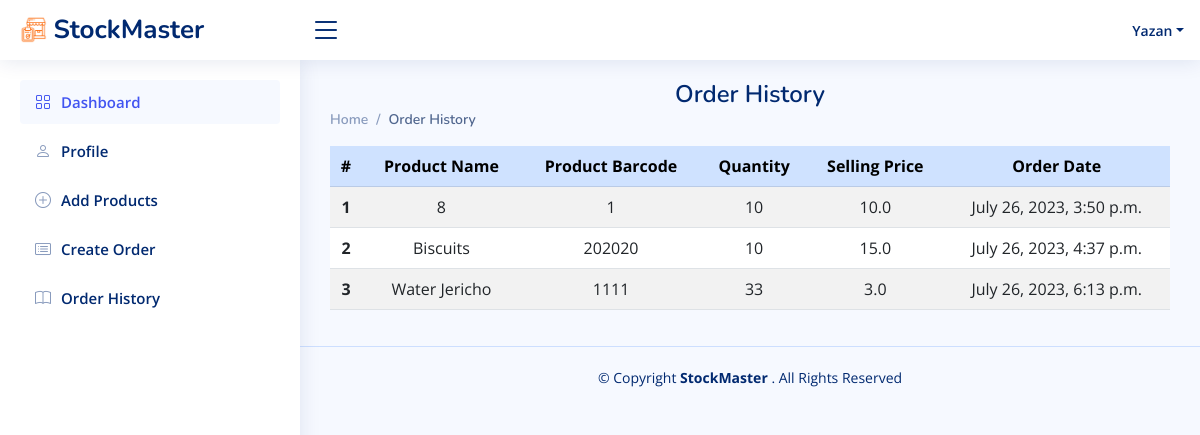
Page /display_orders_page (signed in) on the committed database.
### StockMaster_app/models.py (models this page shows, shortened)
class User(models.Model):
    f_name = models.CharField(max_length=255)
    l_name = models.CharField(max_length=255)
    s_name = models.CharField(max_length=255)
    email = models.CharField(max_length=255)
    password = models.CharField(max_length=255)
    created_at = models.DateTimeField(auto_now_add=True)
    updated_at = models.DateTimeField(auto_now=True)
    objects = UserManager()

class Order(models.Model):
    p_price = models.FloatField()
    qty_sell = models.IntegerField()
    products = models.CharField(max_length=255)
    p_barcode = models.IntegerField()
    created_at = models.DateTimeField(auto_now_add=True)
    updated_at = models.DateTimeField(auto_now=True)
    user = models.ForeignKey(User,related_name='orders',on_delete=models.CASCADE)

### StockMaster_app/views.py (the view)
# urls.py: path('display_orders_page', views.display_orders_page, name="display_orders_page"),
def display_orders_page(request):
    user = check_session(request)
    if user:
        orders=Order.objects.filter(user=user)
    context = {
        'orders' : orders,
        'user' : user,
    }
    return render(request,'display_orders_page.html',context)

### StockMaster_app/views.py (called while the page is built)
def check_session(request):
    if request.session.has_key('user') == True:
        user_session = User.objects.get(id=request.session['user'])
    else:
        user_session = False
    return user_session

### StockMaster_app/templates/display_orders_page.html (shortened to what this page needs)
{% load static %}
<!DOCTYPE html>
<html lang="en">
    <head>
        <link rel="stylesheet" href="{% static 'vendor/bootstrap/css/bootstrap.min.css' %}">
        <link rel="stylesheet" href="{% static 'vendor/bootstrap-icons/bootstrap-icons.css' %}">
        <link rel="stylesheet" href="{% static 'vendor/boxicons/css/boxicons.min.css' %}">
        <link rel="stylesheet" href="{% static 'vendor/quill/quill.snow.css' %}">
        <link rel="stylesheet" href="{% static 'vendor/quill/quill.bubble.css' %}">
        <link rel="stylesheet" href="{% static 'vendor/remixicon/remixicon.css' %}">
        <link rel="stylesheet" href="{% static 'vendor/simple-datatables/style.css' %}">
        <link rel="stylesheet" href="{% static 'style.css' %}">
    </head>
    <body>
        <header id="header" class="header fixed-top d-flex align-items-center">
            <div class="d-flex align-items-center justify-content-between">
                <a href="{% url 'SM_app:homepage' %}" class="logo d-flex align-items-center">
                    <img src="{% static 'img/logo.png' %}" alt="">
                    <span class="d-none d-lg-block">StockMaster</span>
                </a>
                <i class="bi bi-list toggle-sidebar-btn"></i>
            </div>
            <nav class="header-nav ms-auto">
                <ul class="d-flex align-items-center">
                <li class="nav-item dropdown pe-3">
                    <a class="nav-link nav-profile d-flex align-items-center pe-0" href="#" data-bs-toggle="dropdown">
                        <span class="d-none d-md-block dropdown-toggle ps-2">{{user.f_name}}</span>
                    </a>
                </li>
            </ul>
        </nav>
    </header>
    {% if user %}
    <aside id="sidebar" class="sidebar">
        <ul class="sidebar-nav" id="sidebar-nav">
            <li class="nav-item">
                <a class="nav-link " href="/dashboard">
                    <i class="bi bi-grid"></i>
                    <span>Dashboard</span>
                </a>
            </li>
            <li class="nav-item">
                <a class="nav-link collapsed" href="#">
                    <i class="bi bi-person"></i>
                    <span>Profile</span>
                </a>
            </li>
            <li class="nav-item">
                <a class="nav-link collapsed" href="/display_products">
                    <i class="bi bi-plus-circle"></i>
                    <span>Add Products</span>
                </a>
            </li>
            <li class="nav-item">
                <a class="nav-link collapsed" href="/order_page">
                    <i class="bi bi-card-list"></i>
                    <span>Create Order</span>
                </a>
            </li>
            <li class="nav-item">
                <a class="nav-link collapsed" href="{% url 'SM_app:display_orders_page' %}">
                    <i class="bi bi-book"></i>
                    <span>Order History</span>
                </a>
            </li>
        </ul>
    </aside>
    <main id="main" class="main">
        <div class="pagetitle">
            <h1>Order History</h1>
            <nav>
                <ol class="breadcrumb">
                    <li class="breadcrumb-item">
                        <a href="/dashboard">Home</a>
                    </li>
                    <li class="breadcrumb-item active">Order History</li>
                </ol>
            </nav>
        </div>
        <section class="section dashboard">
            <table class="table table-hover table-striped text-center">
                <thead>
                    <tr class="table-primary ">
                        <th scope="col">#</th>
                        <th scope="col">Product Name</th>
                        <th scope="col">Product Barcode</th>
                        <th scope="col">Quantity</th>
                        <th scope="col">Selling Price</th>
                        <th scope="col">Order Date</th>
                    </tr>
                </thead>
                <tbody>
                    {% for order in orders %}
                    <tr>
                        <th scope="row">{{ forloop.counter }}</th>
                        <td>{{order.products}}</td>
                        <td>{{order.p_barcode}}</td>
                        <td>{{order.qty_sell}}</td>
                        <td>{{order.p_price}}</td>
                        <td>{{order.created_at}}</td>
                    </tr>
                    {% endfor %}
                </tbody>
            </table>
        </section>
    </main>
    <footer id="footer" class="footer">
        <div class="copyright">
            &copy; Copyright
            <strong>
                <span>StockMaster</span>
            </strong>
            . All Rights Reserved
        </div>
    </footer>
    {% else %}
    <h1 class="text-danger" style="margin-top: 5rem;">Access Denied !! Please Sign in !!</h1>
    {% endif %}
</body>
</html>

### StockMaster_app/static/style.css (style rules this page uses)
:root { scroll-behavior: smooth; }
body { font-family: "Open Sans", sans-serif; background: #f6f9ff; color: #444444; }
a { color: #4154f1; text-decoration: none; }
h1, h2, h3, h4, h5, h6 { font-family: "Nunito", sans-serif; }
#main { margin-top: 60px; padding: 20px 30px; transition: all 0.3s; }
.pagetitle { margin-bottom: 10px; }
.pagetitle h1 { font-size: 24px; margin-bottom: 0; font-weight: 600; color: #012970; }
.breadcrumb { font-size: 14px; font-family: "Nunito", sans-serif; color: #899bbd; font-weight: 600; }
.breadcrumb a { color: #899bbd; transition: 0.3s; }
.breadcrumb .breadcrumb-item::before { color: #899bbd; }
.breadcrumb .active { color: #51678f; font-weight: 600; }
.logo { line-height: 1; }
@media (min-width: 1200px) { .logo { width: 280px; } }
.logo img { max-height: 26px; margin-right: 6px; }
.logo span { font-size: 26px; font-weight: 700; color: #012970; font-family: "Nunito", sans-serif; }
.header { transition: all 0.5s; z-index: 997; height: 60px; box-shadow: 0px 2px 20px rgba(1, 41, 112, 0.1); background-color: #fff; padding-left: 20px; }
.header .toggle-sidebar-btn { font-size: 32px; padding-left: 10px; cursor: pointer; color: #012970; }
.header-nav ul { list-style: none; }
.header-nav>ul { margin: 0; padding: 0; }
.header-nav .nav-profile { color: #012970; }
.header-nav .nav-profile span { font-size: 14px; font-weight: 600; }
.sidebar { position: fixed; top: 60px; left: 0; bottom: 0; width: 300px; z-index: 996; transition: all 0.3s; padding: 20px; overflow-y: auto; scrollbar-width: thin; scrollbar-color: #aab7cf transparent; box-shadow: 0px 0px 20px rgba(1, 41, 112, 0.1); background-color: #fff; }
@media (min-width: 1200px) { #main, #footer { margin-left: 300px; } }
.sidebar-nav { padding: 0; margin: 0; list-style: none; }
.sidebar-nav li { padding: 0; margin: 0; list-style: none; }
.sidebar-nav .nav-item { margin-bottom: 5px; }
.sidebar-nav .nav-link { display: flex; align-items: center; font-size: 15px; font-weight: 600; color: #4154f1; transition: 0.3; background: #f6f9ff; padding: 10px 15px; border-radius: 4px; }
.sidebar-nav .nav-link i { font-size: 16px; margin-right: 10px; color: #4154f1; }
.sidebar-nav .nav-link.collapsed { color: #012970; background: #fff; }
.sidebar-nav .nav-link.collapsed i { color: #899bbd; }
.footer { padding: 20px 0; font-size: 14px; transition: all 0.3s; border-top: 1px solid #cddfff; }
.footer .copyright { text-align: center; color: #012970; }

### StockMaster_app/templates/display_orders_page.html (style rules this page uses)
h1, h3 { text-align: center; color: red; }

### rows in the picture
User: f_name "Yazan"
Order: products "8", p_barcode "1", qty_sell "10", p_price "10.0", created_at "July 26, 2023, 3:50 p.m."
Order: products "Biscuits", p_barcode "202020", qty_sell "10", p_price "15.0", created_at "July 26, 2023, 4:37 p.m."
Order: products "Water Jericho", p_barcode "1111", qty_sell "33", p_price "3.0", created_at "July 26, 2023, 6:13 p.m."
